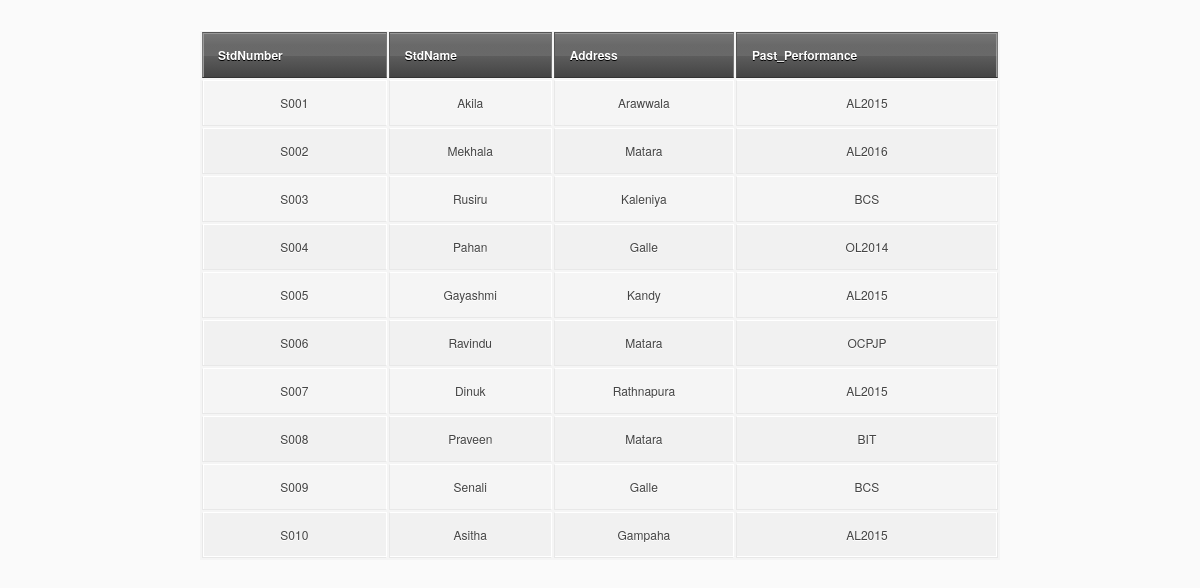
/all_students.php, run on the app's committed database.
### tables this page shows
CREATE TABLE `student` (
  `StdNumber` varchar(10) NOT NULL,
  `StdName` varchar(20) NOT NULL,
  `Address` varchar(20) NOT NULL,
  `Past_Performance` varchar(20) NOT NULL
);

### all_students.php (the view, shortened to what this page needs)
<?php
$dbcon = mysqli_connect("127.0.0.1","root","","institute1");
    $sql="SELECT * FROM student";
    $result =mysqli_query($dbcon, $sql) or die(" error getting data".mysqli_error($dbcon));
    echo "<link rel='stylesheet' type='text/css' href='table.css' />";
    echo "<table>";
    echo "<tr><th>StdNumber</th><th>StdName</th><th>Address</th><th>Past_Performance</th></tr>";
    while ($row = mysqli_fetch_array($result)){
        echo '<tr><td align = "center">'.$row['StdNumber'].'</td><td align = "center">'.$row['StdName'].'</td><td align = "center">'.$row['Address'].'</td><td align = "center">'.$row['Past_Performance'].'</td></tr>';
    }
    echo "</table>";
?>

### table.css (style rules this page uses)
table { background: #f5f5f5; border-collapse: separate; box-shadow: inset 0 1px 0 #fff; font-size: 12px; line-height: 24px; margin: 30px auto; text-align: left; width: 800px; }
th { background: url(https://jackrugile.com/images/misc/noise-diagonal.png), linear-gradient(#777, #444); border-left: 1px solid #555; border-right: 1px solid #777; border-top: 1px solid #555; border-bottom: 1px solid #333; box-shadow: inset 0 1px 0 #999; color: #fff; font-weight: bold; padding: 10px 15px; position: relative; text-shadow: 0 1px 0 #000; }
th:after { background: linear-gradient(rgba(255,255,255,0), rgba(255,255,255,.08)); content: ''; display: block; height: 25%; left: 0; margin: 1px 0 0 0; position: absolute; top: 25%; width: 100%; }
th:first-child { border-left: 1px solid #777; box-shadow: inset 1px 1px 0 #999; }
th:last-child { box-shadow: inset -1px 1px 0 #999; }
td { border-right: 1px solid #fff; border-left: 1px solid #e8e8e8; border-top: 1px solid #fff; border-bottom: 1px solid #e8e8e8; padding: 10px 15px; position: relative; transition: all 300ms; }
td:first-child { box-shadow: inset 1px 0 0 #fff; }
td:last-child { border-right: 1px solid #e8e8e8; box-shadow: inset -1px 0 0 #fff; }
tr { background: url(https://jackrugile.com/images/misc/noise-diagonal.png); }
tr:nth-child(odd) td { background: #f1f1f1 url(https://jackrugile.com/images/misc/noise-diagonal.png); }
tr:last-of-type td { box-shadow: inset 0 -1px 0 #fff; }
tr:last-of-type td:first-child { box-shadow: inset 1px -1px 0 #fff; }
tr:last-of-type td:last-child { box-shadow: inset -1px -1px 0 #fff; }

### data on the page
student: StdNumber "S001", StdName "Akila", Address "Arawwala", Past_Performance "AL2015"
student: StdNumber "S002", StdName "Mekhala", Address "Matara", Past_Performance "AL2016"
student: StdNumber "S003", StdName "Rusiru", Address "Kaleniya", Past_Performance "BCS"
student: StdNumber "S004", StdName "Pahan", Address "Galle", Past_Performance "OL2014"
student: StdNumber "S005", StdName "Gayashmi", Address "Kandy", Past_Performance "AL2015"
student: StdNumber "S006", StdName "Ravindu", Address "Matara", Past_Performance "OCPJP"
student: StdNumber "S007", StdName "Dinuk", Address "Rathnapura", Past_Performance "AL2015"
student: StdNumber "S008", StdName "Praveen", Address "Matara", Past_Performance "BIT"
student: StdNumber "S009", StdName "Senali", Address "Galle", Past_Performance "BCS"
student: StdNumber "S010", StdName "Asitha", Address "Gampaha", Past_Performance "AL2015"
